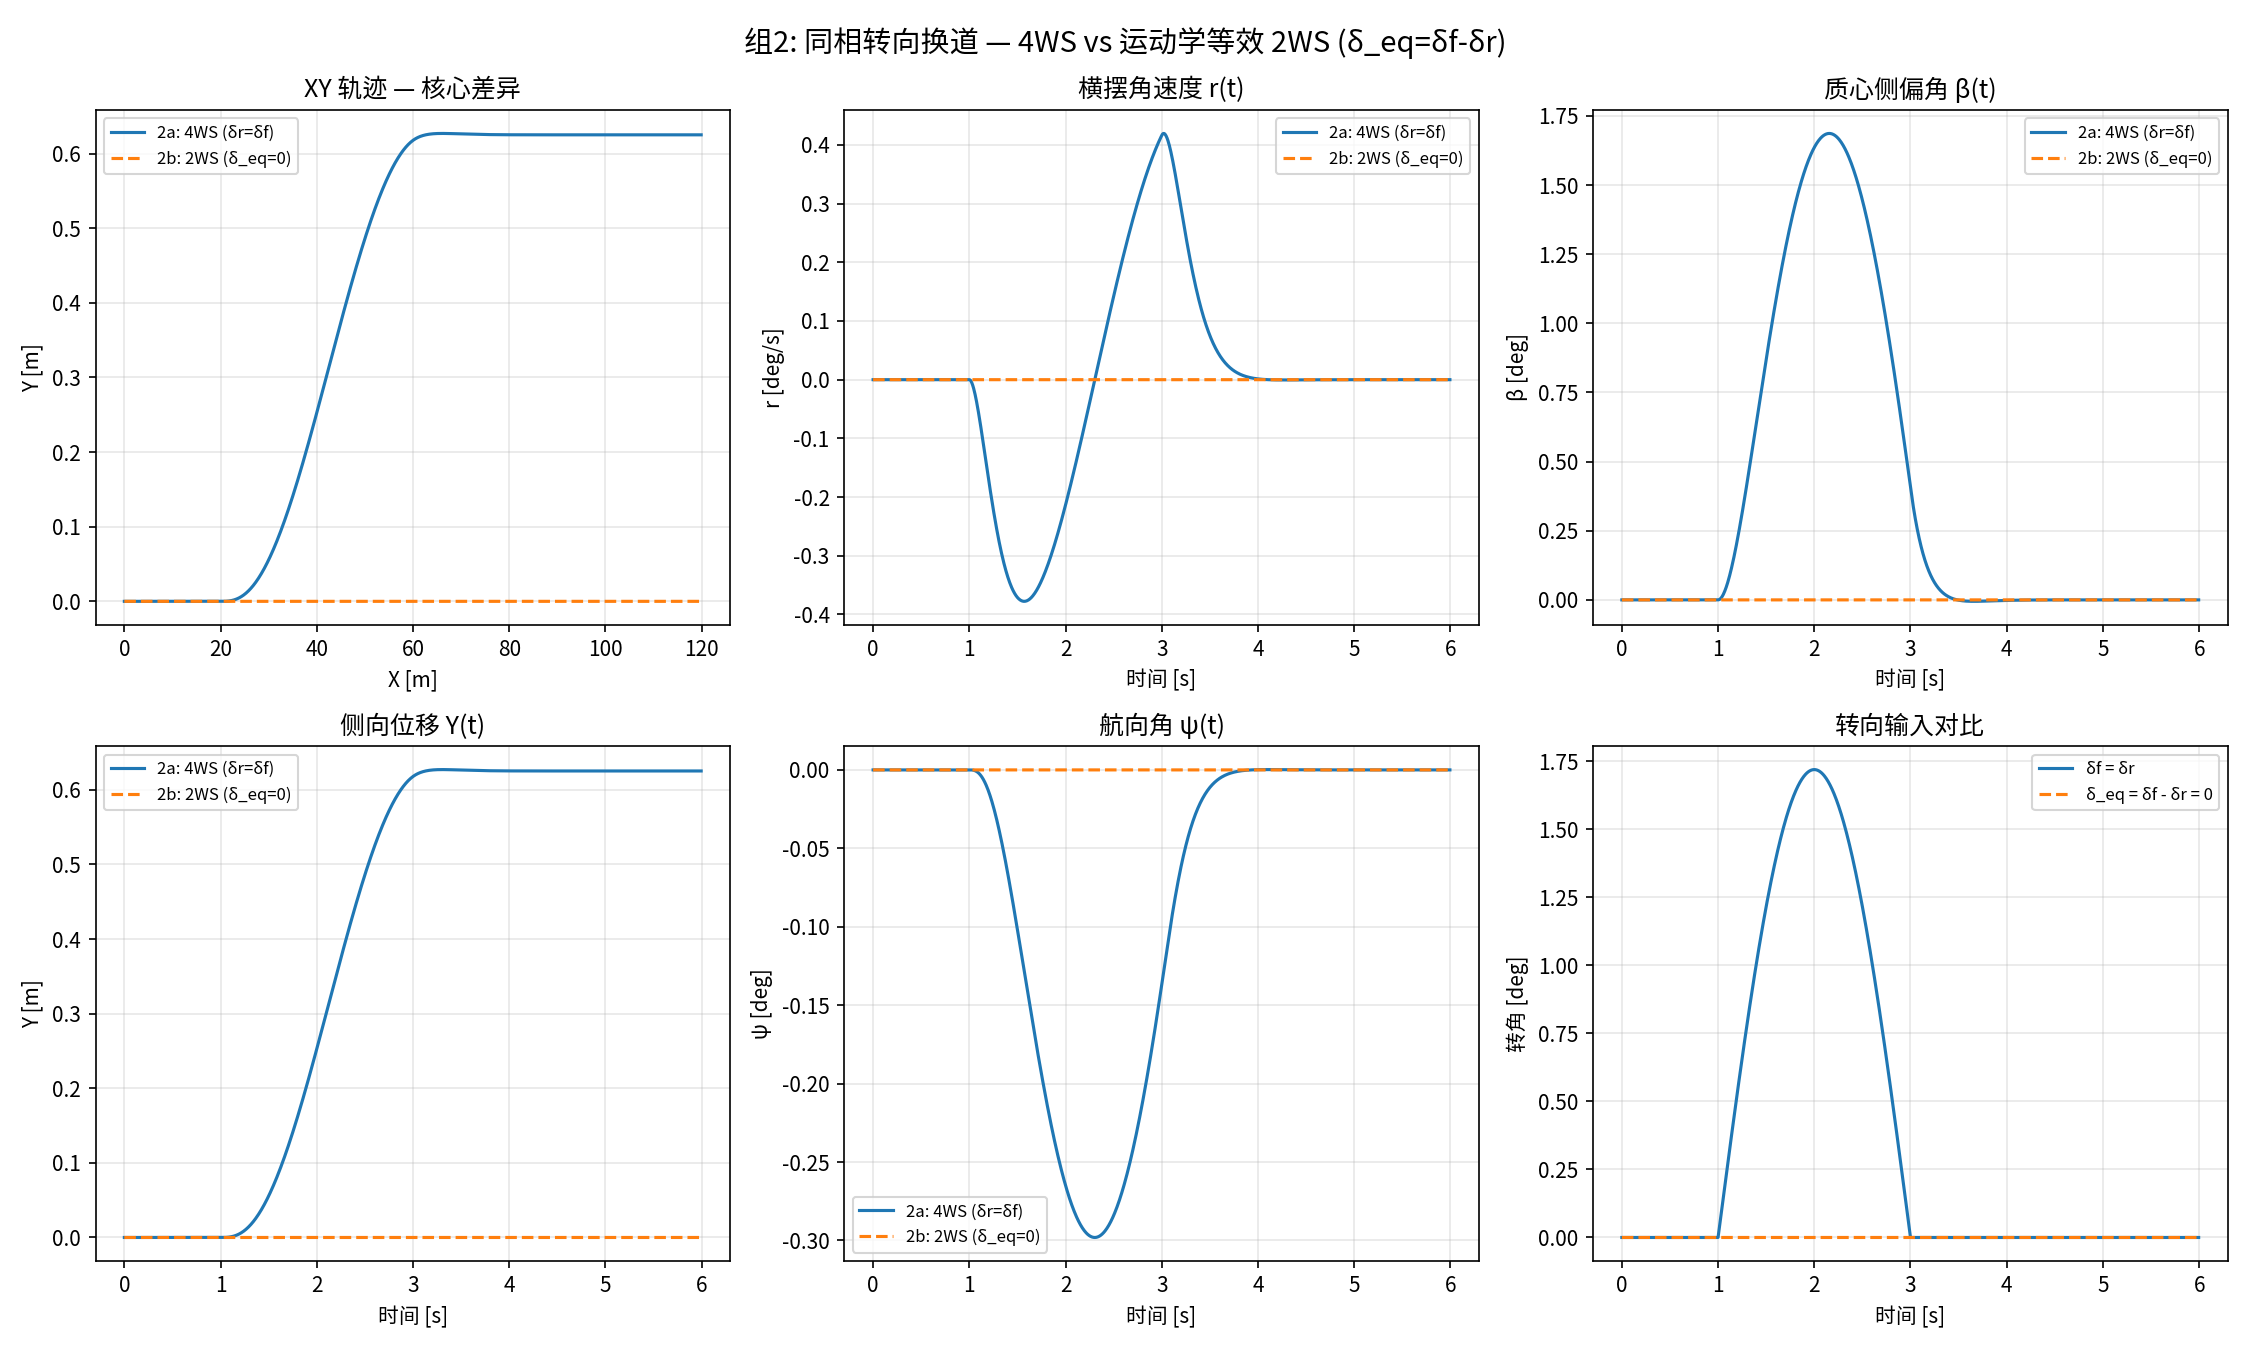

Generate this figure with Python:
"""
组2对比：同相转向（same-direction）换道 — 运动学等效

2a: 4WS 同相转向 δr = δf（蟹行换道）
2b: 运动学等效前轮转角 δ_eq = δf - δr = 0（无转向输入!）
"""

import numpy as np
import matplotlib.pyplot as plt
from bicycle_model import (
    VehicleParams, simulate, kinematic_equivalent, const_steer,
)

plt.rcParams["font.family"] = ["Noto Sans CJK JP", "sans-serif"]
plt.rcParams["axes.unicode_minus"] = False


def lane_change_steer(amplitude=0.03, t_start=1.0, duration=2.0):
    def _steer(t):
        if t_start <= t <= t_start + duration:
            return amplitude * np.sin(np.pi * (t - t_start) / duration)
        return 0.0
    return _steer


params = VehicleParams()
vx = 20.0
t_span = (0.0, 6.0)
steer_func = lane_change_steer(amplitude=0.03, t_start=1.0, duration=2.0)

# 2a: 4WS same-direction
t_a, vy_a, r_a, psi_a, X_a, Y_a, beta_a = simulate(
    vx, steer_func, steer_func, params, t_span
)

# 2b: 2WS equivalent (δ_eq = δf - δr = 0)
t_b, vy_b, r_b, psi_b, X_b, Y_b, beta_b = simulate(
    vx, const_steer(0.0), const_steer(0.0), params, t_span
)

# Print key metrics
print("=== 换道效果 ===")
print(f"  4WS 最终侧向位移 Y = {Y_a[-1]:.4f} m")
print(f"  2WS 最终侧向位移 Y = {Y_b[-1]:.4f} m")
print(f"  4WS 最大航向变化   = {np.degrees(np.max(np.abs(psi_a))):.4f} deg")
print(f"  4WS 最大横摆角速度 = {np.degrees(np.max(np.abs(r_a))):.4f} deg/s")
print(f"  δ_eq = δf - δr = 0 → 2WS 无任何响应")

# Compute steering input arrays for plotting
steer_arr = np.array([steer_func(ti) for ti in t_a])
delta_eq_arr = kinematic_equivalent(steer_arr, steer_arr)

# Plot
fig, axes = plt.subplots(2, 3, figsize=(15, 9))
fig.suptitle("组2: 同相转向换道 — 4WS vs 运动学等效 2WS (δ_eq=δf-δr)", fontsize=14)

label_4ws = "2a: 4WS (δr=δf)"
label_2ws = "2b: 2WS (δ_eq=0)"

ax = axes[0, 0]
ax.plot(X_a, Y_a, label=label_4ws)
ax.plot(X_b, Y_b, "--", label=label_2ws)
ax.set_xlabel("X [m]")
ax.set_ylabel("Y [m]")
ax.set_title("XY 轨迹 — 核心差异")
ax.legend(fontsize=8)
ax.grid(True, alpha=0.3)

ax = axes[0, 1]
ax.plot(t_a, np.degrees(r_a), label=label_4ws)
ax.plot(t_b, np.degrees(r_b), "--", label=label_2ws)
ax.set_xlabel("时间 [s]")
ax.set_ylabel("r [deg/s]")
ax.set_title("横摆角速度 r(t)")
ax.legend(fontsize=8)
ax.grid(True, alpha=0.3)

ax = axes[0, 2]
ax.plot(t_a, np.degrees(beta_a), label=label_4ws)
ax.plot(t_b, np.degrees(beta_b), "--", label=label_2ws)
ax.set_xlabel("时间 [s]")
ax.set_ylabel("β [deg]")
ax.set_title("质心侧偏角 β(t)")
ax.legend(fontsize=8)
ax.grid(True, alpha=0.3)

ax = axes[1, 0]
ax.plot(t_a, Y_a, label=label_4ws)
ax.plot(t_b, Y_b, "--", label=label_2ws)
ax.set_xlabel("时间 [s]")
ax.set_ylabel("Y [m]")
ax.set_title("侧向位移 Y(t)")
ax.legend(fontsize=8)
ax.grid(True, alpha=0.3)

ax = axes[1, 1]
ax.plot(t_a, np.degrees(psi_a), label=label_4ws)
ax.plot(t_b, np.degrees(psi_b), "--", label=label_2ws)
ax.set_xlabel("时间 [s]")
ax.set_ylabel("ψ [deg]")
ax.set_title("航向角 ψ(t)")
ax.legend(fontsize=8)
ax.grid(True, alpha=0.3)

ax = axes[1, 2]
ax.plot(t_a, np.degrees(steer_arr), label="δf = δr")
ax.plot(t_a, np.degrees(delta_eq_arr), "--", label="δ_eq = δf - δr = 0")
ax.set_xlabel("时间 [s]")
ax.set_ylabel("转角 [deg]")
ax.set_title("转向输入对比")
ax.legend(fontsize=8)
ax.grid(True, alpha=0.3)

plt.tight_layout()
plt.savefig("compare_lane_change_kinematic.png", dpi=150)
plt.show()
